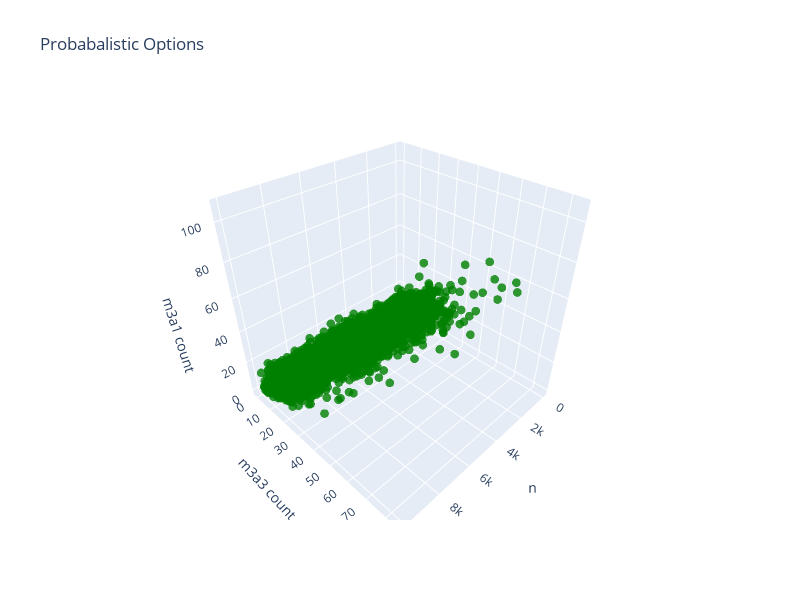

Notebook source saved alongside this figure:
### Code cell
probability_option = cc.create_probabilistic_options(.5);
graphing.graph_options_evaluation(10000, [probability_option], point_builder, ['green'], 'n', 'm3a3 count', 'm3a1 count', title='Probabalistic Options')

### Figure 1 — Plotly figure (JSON) as saved in the notebook; plotly's stock layout.template omitted (floating-point values rounded to 4 significant figures; data arrays with more than 128 entries replaced by an {"elided": "..."} marker saying what was removed)
{"data": [{"hoverinfo": "text", "marker": {"color": {"elided": "9999 str values"}, "opacity": 0.8, "size": 3}, "mode": "markers", "text": {"elided": "9999 str values"}, "type": "scatter3d", "x": {"elided": "9999 int values"}, "y": {"elided": "9999 int values"}, "z": {"elided": "9999 int values"}}], "layout": {"height": 600, "scene": {"xaxis": {"title": {"text": "n"}}, "yaxis": {"title": {"text": "m3a3 count"}}, "zaxis": {"title": {"text": "m3a1 count"}}}, "title": {"text": "Probabalistic Options"}, "width": 800}}
